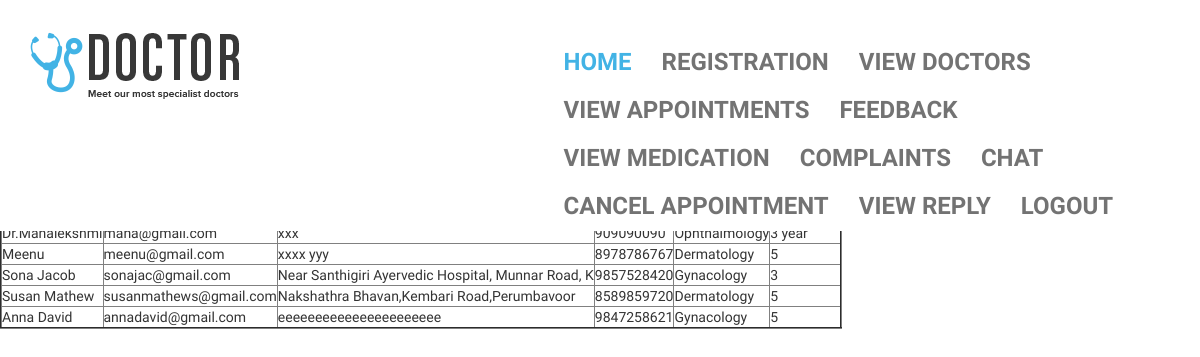
The page /patient/viewdoctors.php on the database its author committed.
### tables this page shows
CREATE TABLE `doctorreg` (
  `name` varchar(40) NOT NULL,
  `email` varchar(50) NOT NULL,
  `address` varchar(50) NOT NULL,
  `contact` varchar(10) NOT NULL,
  `specialization` varchar(40) NOT NULL,
  `experiance` varchar(40) NOT NULL,
  PRIMARY KEY  (`email`)
);

### shares/db/mydatabase.inc (called while the page is built, shortened)
<?php
	function getDatas($sql){
		$dt = mysql_query($sql);
		$table = array();
		$rno = mysql_num_rows($dt);
		$cno = mysql_num_fields($dt);
		for($i=0;$i<$rno;$i++){
			$row = mysql_fetch_array($dt);
			for($j=0;$j<$cno;$j++){
				$table[$i][$j] = $row[$j];
			}
		}
		return $table;
	}
?>

### patient/viewdoctors.php (the view, shortened to what this page needs)
<?php
include("top.php");
include_once("../shares/db/mydatabase.inc");?>
<div id="site_content" style="position:relative;top:200px;>
<form method="post">
	<table class="datagrid" border="2">
	<tr>
		<th>Name</th>
		<th>E-Mail</th>
		<th>Address</th>
		<th>Contact</th>
		<th>Specialization</th>
		<th>Experience</th>
	</tr>
	<?php
		$sql = "select * from doctorreg ";
		$tbl = getDatas($sql);
		for($i=0;$i<count($tbl);$i++){
			$cl = ($i%2==0)?"eve":"odd";
			echo "<tr class='$cl'>";
			for($j=0;$j<count($tbl[$i]);$j++){
				echo "<td>".$tbl[$i][$j]."</td>";
			}
?>
<?php
			echo "</tr>";
		}
	?>
	</table>
</div>

### temp/css/style.css (style rules this page uses)
body { margin: 0; padding: 0; font-family: 'BenchNine', sans-serif; }
html, body, .carousel, .carousel-inner, .carousel-inner .item { height: 100%; }

### rows shown on the page
doctorreg: name "Dr.Mahalekshmi", email "maha@gmail.com", address "xxx", contact "909090090", specialization "Ophthalmology", experiance "3 year"
doctorreg: name "Meenu", email "meenu@gmail.com", address "xxxx yyy", contact "8978786767", specialization "Dermatology", experiance "5"
doctorreg: name "Sona Jacob", email "sonajac@gmail.com", address "Near Santhigiri Ayervedic Hospital, Munnar Road, K", contact "9857528420", specialization "Gynacology", experiance "3"
doctorreg: name "Susan Mathew", email "susanmathews@gmail.com", address "Nakshathra Bhavan,Kembari Road,Perumbavoor", contact "8589859720", specialization "Dermatology", experiance "5"
doctorreg: name "Anna David", email "annadavid@gmail.com", address "eeeeeeeeeeeeeeeeeeeeee", contact "9847258621", specialization "Gynacology", experiance "5"
